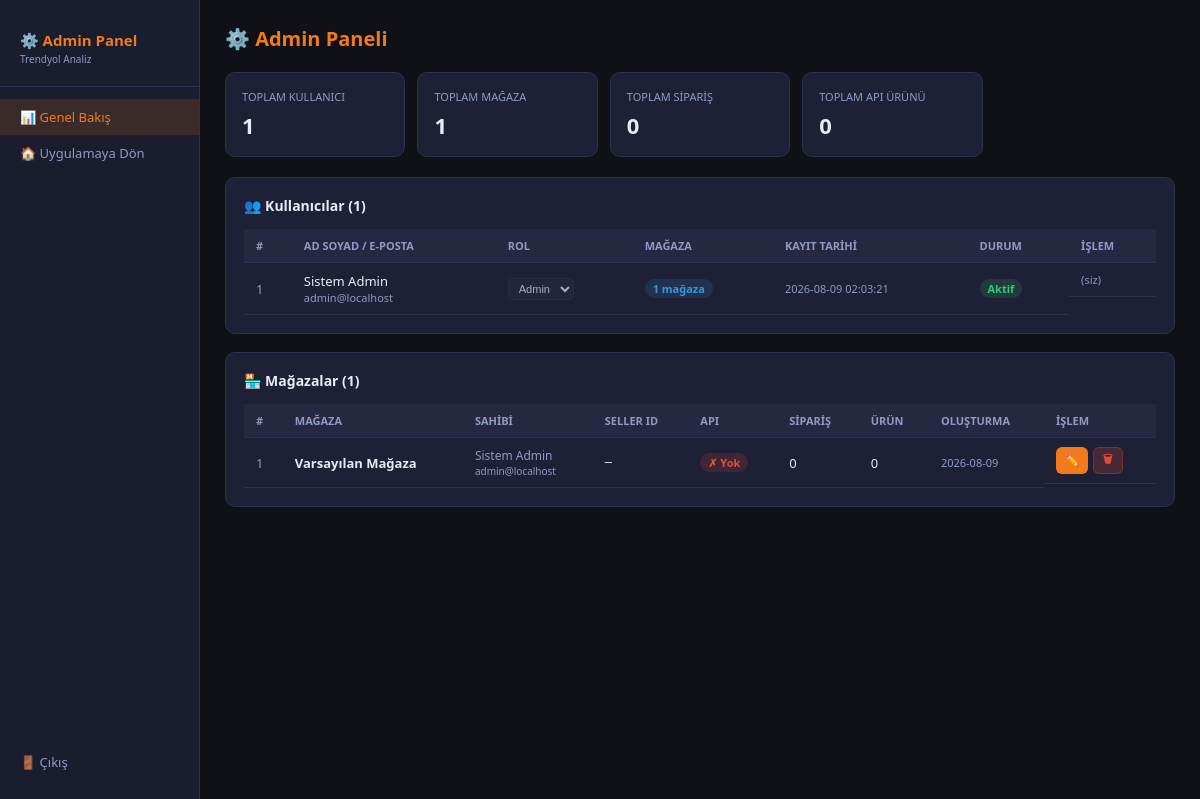
Page /admin.php (signed in) on the committed database.
### tables this page shows
CREATE TABLE IF NOT EXISTS `kullanicilar` (
    `id`            INT UNSIGNED AUTO_INCREMENT PRIMARY KEY,
    `email`         VARCHAR(150) UNIQUE NOT NULL,
    `sifre`         VARCHAR(255) NOT NULL,
    `ad_soyad`      VARCHAR(100),
    `rol`           ENUM('admin','uye') DEFAULT 'uye',
    `aktif`         TINYINT(1) DEFAULT 1,
    `kayit_tarihi`  DATETIME DEFAULT CURRENT_TIMESTAMP,
    INDEX `idx_email` (`email`)
);

CREATE TABLE IF NOT EXISTS `magazalar` (
    `id`             INT UNSIGNED AUTO_INCREMENT PRIMARY KEY,
    `kullanici_id`   INT UNSIGNED NOT NULL,
    `magaza_adi`     VARCHAR(150) NOT NULL,
    `ty_seller_id`   VARCHAR(50),
    `ty_api_key`     VARCHAR(200),
    `ty_api_secret`  VARCHAR(200),
    `aktif`          TINYINT(1) DEFAULT 1,
    `olusturma`      DATETIME DEFAULT CURRENT_TIMESTAMP,
    FOREIGN KEY (`kullanici_id`) REFERENCES `kullanicilar`(`id`) ON DELETE CASCADE,
    INDEX `idx_kullanici` (`kullanici_id`)
);

### db.php (called while the page is built, shortened)
<?php
class DB {
    private static ?PDO $instance = null;
    public static function get(): PDO {
        if (self::$instance === null) {
            $dsn = sprintf(
                'mysql:host=%s;port=%s;dbname=%s;charset=%s',
                DB_HOST, DB_PORT, DB_NAME, DB_CHARSET
            );
            self::$instance = new PDO($dsn, DB_USER, DB_PASS, [
                PDO::ATTR_ERRMODE            => PDO::ERRMODE_EXCEPTION,
                PDO::ATTR_DEFAULT_FETCH_MODE => PDO::FETCH_ASSOC,
                PDO::ATTR_EMULATE_PREPARES   => false,
            ]);
        }
        return self::$instance;
    }
    public static function scalar(string $sql, array $params = []): mixed {
        $stmt = self::get()->prepare($sql);
        $stmt->execute($params);
        $row = $stmt->fetch(PDO::FETCH_NUM);
        return $row ? $row[0] : null;
    }
    public static function rows(string $sql, array $params = []): array {
        $stmt = self::get()->prepare($sql);
        $stmt->execute($params);
        return $stmt->fetchAll();
    }
}

### auth.php (called while the page is built, shortened)
<?php
function authUser(): ?array {
    return $_SESSION['user'] ?? null;
}

### admin.php (the view, shortened to what this page needs)
<?php
require_once __DIR__ . '/db.php';
require_once __DIR__ . '/auth.php';
$user    = authUser();
$kullanicilar = DB::rows("SELECT k.*, COUNT(m.id) as magaza_sayisi
    FROM kullanicilar k LEFT JOIN magazalar m ON k.id=m.kullanici_id
    GROUP BY k.id ORDER BY k.kayit_tarihi DESC");
$magazalar = DB::rows("SELECT m.*, k.email, k.ad_soyad,
    (SELECT COUNT(*) FROM siparisler WHERE magaza_id=m.id) as siparis_sayisi,
    (SELECT COUNT(*) FROM trendyol_urunler WHERE magaza_id=m.id) as urun_sayisi
    FROM magazalar m
    JOIN kullanicilar k ON m.kullanici_id=k.id
    ORDER BY m.olusturma DESC");
$toplamSiparis = (int)DB::scalar("SELECT COUNT(*) FROM siparisler");
$toplamUrun    = (int)DB::scalar("SELECT COUNT(*) FROM trendyol_urunler");
?>
<!DOCTYPE html>
<html lang="tr">
<head>
</head>
<body>
<div class="sidebar">
    <div class="logo">⚙️ Admin Panel<span>Trendyol Analiz</span></div>
    <a href="admin.php" class="active">📊 Genel Bakış</a>
    <a href="index.php">🏠 Uygulamaya Dön</a>
    <a href="logout.php" style="margin-top:auto;position:absolute;bottom:20px">🚪 Çıkış</a>
</div>
<div class="main">
    <div class="page-title">⚙️ <span>Admin Paneli</span></div>
    <div class="kpi-grid">
        <div class="kpi"><div class="kpi-label">Toplam Kullanıcı</div><div class="kpi-value"><?= count($kullanicilar) ?></div></div>
        <div class="kpi"><div class="kpi-label">Toplam Mağaza</div><div class="kpi-value"><?= count($magazalar) ?></div></div>
        <div class="kpi"><div class="kpi-label">Toplam Sipariş</div><div class="kpi-value"><?= number_format($toplamSiparis,0,',','.') ?></div></div>
        <div class="kpi"><div class="kpi-label">Toplam API Ürünü</div><div class="kpi-value"><?= number_format($toplamUrun,0,',','.') ?></div></div>
    </div>
    <div class="card">
        <div class="card-title">👥 Kullanıcılar (<?= count($kullanicilar) ?>)</div>
        <div style="overflow-x:auto"><table>
        <thead><tr><th>#</th><th>Ad Soyad / E-posta</th><th>Rol</th><th>Mağaza</th><th>Kayıt Tarihi</th><th>Durum</th><th>İşlem</th></tr></thead>
        <tbody>
        <?php foreach ($kullanicilar as $k): ?>
        <tr>
            <td style="color:var(--text2)"><?= $k['id'] ?></td>
            <td>
                <div style="font-weight:500"><?= htmlspecialchars($k['ad_soyad'] ?: '—') ?></div>
                <div style="font-size:11px;color:var(--text2)"><?= htmlspecialchars($k['email']) ?></div>
            </td>
            <td>
                <form method="POST" style="display:inline">
                    <select name="rol" onchange="this.form.submit()" style="background:var(--bg3);border:1px solid var(--border);color:var(--text);padding:3px 6px;border-radius:5px;font-size:11px;cursor:pointer" <?= $k['id']==$user['id']?'disabled':'' ?>>
                        <option value="admin" <?= $k['rol']==='admin'?'selected':'' ?>>Admin</option>
                    </select>
                </form>
            </td>
            <td><span class="badge badge-blue"><?= $k['magaza_sayisi'] ?> mağaza</span></td>
            <td style="font-size:11px;color:var(--text2)"><?= $k['kayit_tarihi'] ?></td>
            <td>
                <span class="badge <?= $k['aktif']?'badge-green':'badge-red' ?>"><?= $k['aktif']?'Aktif':'Pasif' ?></span>
            </td>
            <td style="display:flex;gap:5px">
                <?php if ($k['id'] != $user['id']): ?>
                <form method="POST" style="display:inline">
                    <input type="hidden" name="act" value="toggle_user">
                    <input type="hidden" name="uid" value="<?= $k['id'] ?>">
                    <button class="btn btn-sm <?= $k['aktif']?'btn-danger':'btn-success' ?>"><?= $k['aktif']?'Pasif Et':'Aktif Et' ?></button>
                </form>
                <form method="POST" style="display:inline" onsubmit="return confirm('Bu kullanıcıyı ve tüm mağaza verilerini sil?')">
                    <input type="hidden" name="act" value="del_user">
                    <input type="hidden" name="uid" value="<?= $k['id'] ?>">
                    <button class="btn btn-sm btn-danger">🗑</button>
                </form>
                <?php else: ?>
                <span style="font-size:11px;color:var(--text2)">(siz)</span>
                <?php endif; ?>
            </td>
        </tr>
        <?php endforeach; ?>
        </tbody></table></div>
    </div>
    <div class="card">
        <div class="card-title">🏪 Mağazalar (<?= count($magazalar) ?>)</div>
        <div style="overflow-x:auto"><table>
        <thead><tr><th>#</th><th>Mağaza</th><th>Sahibi</th><th>Seller ID</th><th>API</th><th>Sipariş</th><th>Ürün</th><th>Oluşturma</th><th>İşlem</th></tr></thead>
        <tbody>
        <?php foreach ($magazalar as $m): ?>
        <tr>
            <td style="color:var(--text2)"><?= $m['id'] ?></td>
            <td><strong><?= htmlspecialchars($m['magaza_adi']) ?></strong></td>
            <td style="font-size:12px;color:var(--text2)">
                <?= htmlspecialchars($m['ad_soyad']?:$m['email']) ?>
                <div style="font-size:10px"><?= htmlspecialchars($m['email']) ?></div>
            </td>
            <td style="font-family:monospace;font-size:12px"><?= htmlspecialchars($m['ty_seller_id']??'—') ?></td>
            <td><?= ($m['ty_api_key'] && $m['ty_api_secret']) ? '<span class="badge badge-green">✓ Var</span>' : '<span class="badge badge-red">✗ Yok</span>' ?></td>
            <td><?= number_format($m['siparis_sayisi'],0,',','.') ?></td>
            <td><?= number_format($m['urun_sayisi'],0,',','.') ?></td>
            <td style="font-size:11px;color:var(--text2)"><?= substr($m['olusturma'],0,10) ?></td>
            <td style="display:flex;gap:5px">
                <button class="btn btn-sm btn-primary" onclick="editMagaza(<?= htmlspecialchars(json_encode($m)) ?>)">✏️</button>
                <form method="POST" style="display:inline" onsubmit="return confirm('Mağaza ve tüm veriler silinecek. Emin misiniz?')">
                    <button class="btn btn-sm btn-danger">🗑</button>
                </form>
            </td>
        </tr>
        <?php endforeach; ?>
        </tbody></table></div>
    </div>
</div>
</body>
</html>

### admin.php (style rules this page uses)
:root { --primary:#f27a1a;--bg:#0f1117;--bg2:#1a1d2e;--bg3:#252840;--card:#1e2035;--border:#2e3150;--text:#e8eaf6;--text2:#9099c4;--green:#2ecc71;--red:#e74c3c;--blue:#3498db;--yellow:#f1c40f; }
* { margin:0;padding:0;box-sizing:border-box; }
body { background:var(--bg);color:var(--text);font-family:'Segoe UI',sans-serif;font-size:14px; }
.sidebar { position:fixed;left:0;top:0;width:200px;height:100vh;background:var(--bg2);border-right:1px solid var(--border);padding:20px 0; }
.sidebar .logo { padding:10px 20px 20px;font-size:15px;font-weight:700;color:var(--primary);border-bottom:1px solid var(--border);margin-bottom:12px; }
.sidebar .logo span { display:block;font-size:10px;color:var(--text2);font-weight:400;margin-top:2px; }
.sidebar a { display:flex;align-items:center;gap:8px;padding:9px 20px;color:var(--text2);text-decoration:none;font-size:13px;transition:.2s; }
.sidebar a:hover,.sidebar a.active { background:rgba(242,122,26,.15);color:var(--primary); }
.main { margin-left:200px;padding:25px; }
.page-title { font-size:20px;font-weight:700;margin-bottom:20px; }
.page-title span { color:var(--primary); }
.kpi-grid { display:grid;grid-template-columns:repeat(auto-fill,minmax(160px,1fr));gap:12px;margin-bottom:20px; }
.kpi { background:var(--card);border:1px solid var(--border);border-radius:10px;padding:16px; }
.kpi-label { font-size:11px;color:var(--text2);text-transform:uppercase;margin-bottom:6px; }
.kpi-value { font-size:22px;font-weight:700; }
.card { background:var(--card);border:1px solid var(--border);border-radius:10px;padding:18px;margin-bottom:18px; }
.card-title { font-size:14px;font-weight:600;margin-bottom:14px; }
table { width:100%;border-collapse:collapse; }
th { text-align:left;padding:9px 12px;font-size:11px;text-transform:uppercase;color:var(--text2);border-bottom:1px solid var(--border);background:var(--bg3); }
td { padding:9px 12px;border-bottom:1px solid var(--border);font-size:13px;vertical-align:middle; }
.badge { display:inline-block;padding:2px 8px;border-radius:20px;font-size:11px;font-weight:600; }
.badge-green { background:rgba(46,204,113,.15);color:var(--green); }
.badge-red { background:rgba(231,76,60,.15);color:var(--red); }
.badge-blue { background:rgba(52,152,219,.15);color:var(--blue); }
.btn { padding:6px 14px;border-radius:6px;border:none;cursor:pointer;font-size:12px;font-weight:600;transition:.2s;text-decoration:none;display:inline-block; }
.btn-sm { padding:3px 9px;font-size:11px; }
.btn-primary { background:var(--primary);color:#fff; }
.btn-danger { background:rgba(231,76,60,.2);color:var(--red);border:1px solid rgba(231,76,60,.3); }

### rows in the picture
kullanicilar: id "1", ad_soyad "Sistem Admin", email "admin@localhost", rol "Admin", magaza_sayisi "1", kayit_tarihi "2026-08-09 02:03:21", aktif "Aktif", shows "(siz)"
magazalar: id "1", magaza_adi "Varsayılan Mağaza", kullanici.ad_soyad "Sistem Admin", kullanici.email "admin@localhost", ty_seller "—", shows "✗ Yok", siparis_sayisi "0", urun_sayisi "0", olusturma "2026-08-09"

### other values in the picture
count($kullanicilar) "1"
count($magazalar) "1"
$toplamSiparis "0"
$toplamUrun "0"
